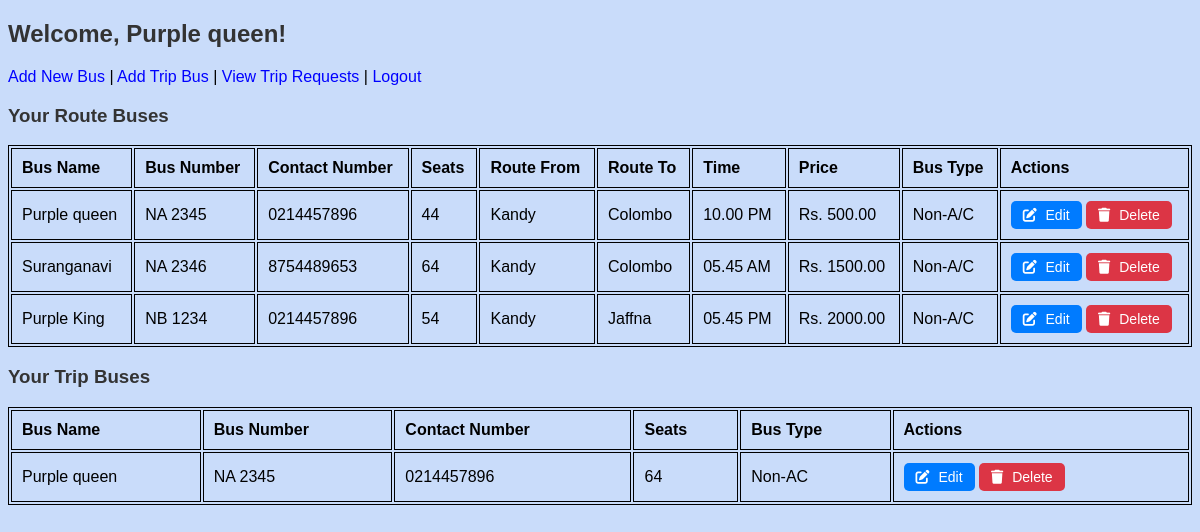
The app's page /admin/dashboard.php (signed in) with its own data.
### tables this page shows
CREATE TABLE `buses` (
  `id` int(11) NOT NULL,
  `admin_id` int(11) DEFAULT NULL,
  `bus_number` varchar(50) DEFAULT NULL,
  `bus_name` varchar(100) DEFAULT NULL,
  `contact_number` varchar(20) DEFAULT NULL,
  `seats` int(11) DEFAULT NULL,
  `route_from` varchar(100) DEFAULT NULL,
  `route_to` varchar(100) DEFAULT NULL,
  `time` varchar(20) DEFAULT NULL,
  `price` decimal(10,2) DEFAULT NULL,
  `bus_type` enum('A/C','Non-A/C') DEFAULT NULL,
  `created_at` timestamp NOT NULL DEFAULT current_timestamp()
);

CREATE TABLE `trip_buses` (
  `id` int(11) NOT NULL,
  `admin_id` int(11) NOT NULL,
  `bus_name` varchar(255) NOT NULL,
  `bus_number` varchar(50) NOT NULL,
  `contact_number` varchar(20) NOT NULL,
  `seats` int(11) NOT NULL,
  `bus_type` enum('AC','Non-AC') NOT NULL
);

### admin/dashboard.php (the view, shortened to what this page needs)
<?php
include("../includes/db.php");
$admin_id = $_SESSION['admin_id'];
$admin_query = "SELECT name FROM admins WHERE id = $admin_id";
$admin_result = $conn->query($admin_query);
$admin = $admin_result->fetch_assoc();
$admin_name = $admin['name'];
$sql_route_buses = "SELECT * FROM buses WHERE admin_id = $admin_id";
$route_buses_result = $conn->query($sql_route_buses);
$sql_trip_buses = "SELECT * FROM trip_buses WHERE admin_id = $admin_id";
$trip_buses_result = $conn->query($sql_trip_buses);
?>
<!DOCTYPE html>
<html>
<head>
    <link rel="stylesheet" href="../assets/css/style.css">
    <link rel="stylesheet" href="https://cdnjs.cloudflare.com/ajax/libs/font-awesome/6.4.2/css/all.min.css">
</head>
<body>
    <h2>Welcome, <?php echo htmlspecialchars($admin_name); ?>!</h2>
    <a href="add_bus.php">Add New Bus</a> | <a href="add_trip_bus.php">Add Trip Bus</a> | <a href="trip_requests.php">View Trip Requests</a> | <a href="logout.php">Logout</a>
    <h3>Your Route Buses</h3>
    <table border="1">
        <tr>
            <th>Bus Name</th>
            <th>Bus Number</th>
            <th>Contact Number</th>
            <th>Seats</th>
            <th>Route From</th>
            <th>Route To</th>
            <th>Time</th>
            <th>Price</th>
            <th>Bus Type</th>
            <th>Actions</th>
        </tr>
        <?php while ($bus = $route_buses_result->fetch_assoc()) { ?>
            <tr>
                <td><?php echo htmlspecialchars($bus['bus_name']); ?></td>
                <td><?php echo htmlspecialchars($bus['bus_number']); ?></td>
                <td><?php echo htmlspecialchars($bus['contact_number']); ?></td>
                <td><?php echo htmlspecialchars($bus['seats']); ?></td>
                <td><?php echo htmlspecialchars($bus['route_from']); ?></td>
                <td><?php echo htmlspecialchars($bus['route_to']); ?></td>
                <td><?php echo htmlspecialchars($bus['time']); ?></td>
                <td><?php echo "Rs. " . htmlspecialchars($bus['price']); ?></td>
                <td><?php echo htmlspecialchars($bus['bus_type']); ?></td>
                <td>
                    <a href="edit_bus.php?id=<?php echo $bus['id']; ?>" class="btn btn-edit">
                        <i class="fas fa-edit"></i> Edit
                    </a>
                    <a href="delete_bus.php?id=<?php echo $bus['id']; ?>" class="btn btn-delete" onclick="return confirm('Are you sure?')">
                        <i class="fas fa-trash"></i> Delete
                    </a>
                </td>
            </tr>
        <?php } ?>
    </table>
    <h3>Your Trip Buses</h3>
    <?php if ($trip_buses_result->num_rows > 0) { ?>
        <table border="1">
            <tr>
                <th>Bus Name</th>
                <th>Bus Number</th>
                <th>Contact Number</th>
                <th>Seats</th>
                <th>Bus Type</th>
                <th>Actions</th>
            </tr>
            <?php while ($trip_bus = $trip_buses_result->fetch_assoc()) { ?>
                <tr>
                    <td><?php echo htmlspecialchars($trip_bus['bus_name']); ?></td>
                    <td><?php echo htmlspecialchars($trip_bus['bus_number']); ?></td>
                    <td><?php echo htmlspecialchars($trip_bus['contact_number']); ?></td>
                    <td><?php echo htmlspecialchars($trip_bus['seats']); ?></td>
                    <td><?php echo htmlspecialchars($trip_bus['bus_type']); ?></td>
                    <td>
                        <a href="edit_trip_bus.php?id=<?php echo $trip_bus['id']; ?>" class="btn btn-edit">
                            <i class="fas fa-edit"></i> Edit
                        </a>
                        <a href="delete_trip_bus.php?id=<?php echo $trip_bus['id']; ?>" class="btn btn-delete" onclick="return confirm('Are you sure?')">
                            <i class="fas fa-trash"></i> Delete
                        </a>
                    </td>
                </tr>
            <?php } ?>
        </table>
    <?php } else { ?>
        <p>No trip buses added yet.</p>
    <?php } ?>
</body>
</html>

### assets/css/style.css (style rules this page uses)
body { font-family: Arial, sans-serif; background-color: #c9dcfa; }
h1, h2, h3 { color: #333; }
table { width: 100%; margin: 10px 0; }
table, th, td { border: 1px solid #000000; }
th, td { padding: 10px; text-align: left; }
a { color: blue; text-decoration: none; }
.btn { display: inline-block; padding: 6px 12px; border-radius: 5px; text-decoration: none; font-size: 14px; color: #fff; border: none; cursor: pointer; transition: 0.3s; }
.btn-edit { background-color: #007bff; }
.btn-delete { background-color: #dc3545; }
.btn i { margin-right: 5px; }

### records on screen
buses: bus_name "Purple queen", bus_number "NA 2345", contact_number "0214457896", seats "44", route_from "Kandy", route_to "Colombo", time "10.00 PM", price "500.00", bus_type "Non-A/C"
buses: bus_name "Suranganavi", bus_number "NA 2346", contact_number "8754489653", seats "64", route_from "Kandy", route_to "Colombo", time "05.45 AM", price "1500.00", bus_type "Non-A/C"
buses: bus_name "Purple King", bus_number "NB 1234", contact_number "0214457896", seats "54", route_from "Kandy", route_to "Jaffna", time "05.45 PM", price "2000.00", bus_type "Non-A/C"
trip_buses: bus_name "Purple queen", bus_number "NA 2345", contact_number "0214457896", seats "64", bus_type "Non-AC"

### other values on screen
$admin_name "Purple queen"
